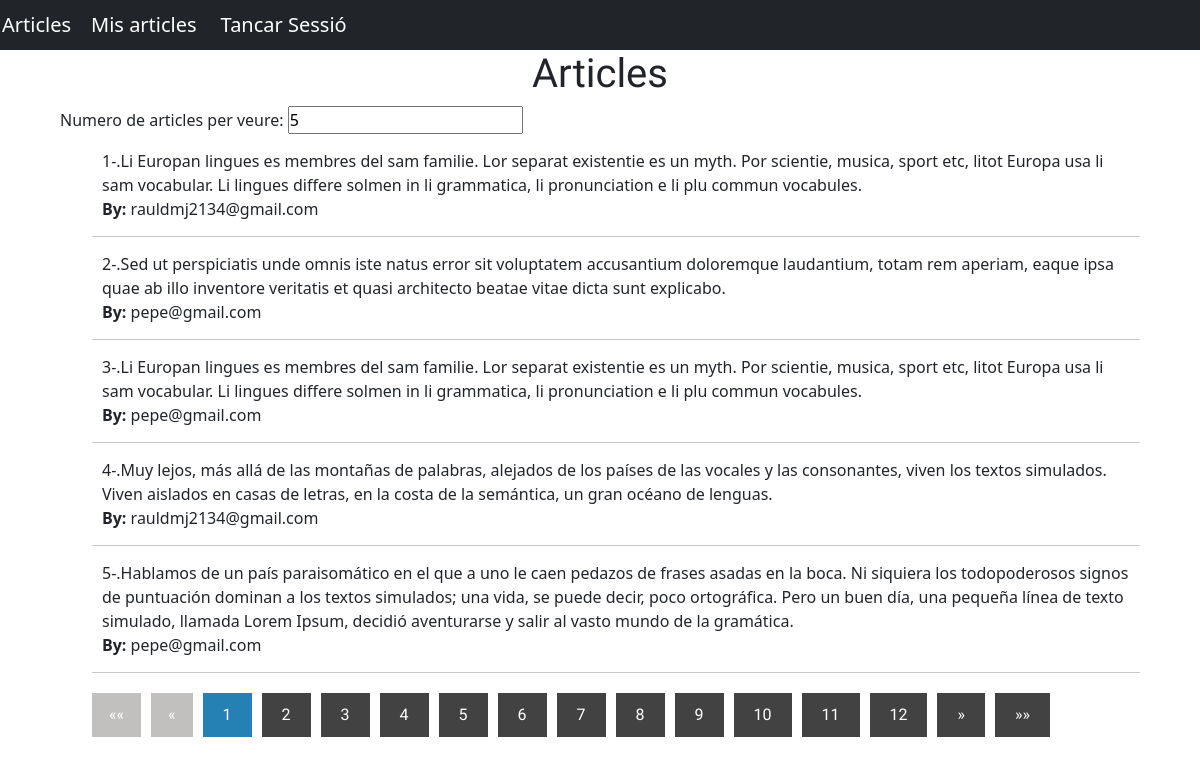
Page /model/index.php (signed in) on the earlier database version.
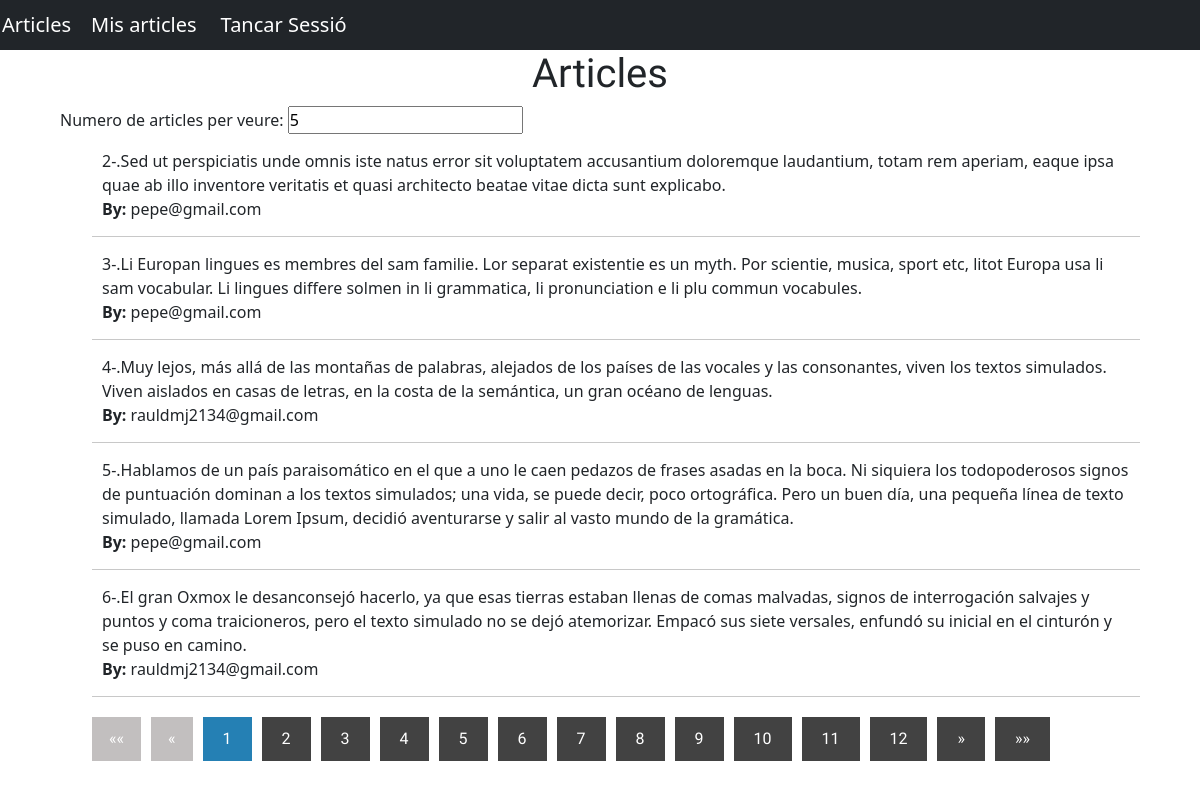
Same page on the later database version.
### tables this page shows
CREATE TABLE `articles` (
  `id` int(11) NOT NULL,
  `article` text NOT NULL,
  `autor` varchar(50) NOT NULL
);

### controlador/controlador.php (called while the page is built, shortened)
<?php
function conDB(){
    $con= new PDO('mysql:host=localhost;dbname=pt05_raul_de_mingo', 'root', '');
    return $con;
}
function numPagina(){
    $con = conDB();
    $stt= $con->prepare('SELECT * FROM articles');
    $stt->execute();
    $articles = $stt->fetchAll();
    $totalArticles= count($articles);
    $numArtPag=5;
    return ceil($totalArticles/$numArtPag);
}
?>

### model/index.php (the view, shortened to what this page needs)
<?php
include_once "../controlador/controlador.php";
function mostrar(){
    if(!isset($_GET["article"])){
        $numArtPag=5;
        $numId=0;
    }else{
        $numArtPag=intval($_GET["article"]);
        $numId=(intval($_GET["page"])-1)*intval($numArtPag);
    }
    $articles=[];
    try{
        $con = conDB();
        $stt= $con->prepare('SELECT * FROM articles WHERE id>?');
        $stt->execute([$numId]);
        $articles = $stt->fetchAll();
    }catch(PDOException $e){
        echo $e;
    }
    $lista="";
    $i=0;
    if(isset($_SESSION["email"]))$email=$_SESSION["email"];
    else $email="";
    foreach($articles as $article){
        if($i<$numArtPag ) {
            if(strcmp($email,$article["autor"]))
            $lista .="<form action='../controlador/DUBD.php' method='post'><li>".$article["id"]."-.".$article["article"]." <br><strong>By:</strong> ".$article["autor"]."</li></form>" ;
            else $lista .="<li>".$article["id"]."-.".$article["article"]." <br><strong>By:</strong> ".$article["autor"]."</li>" ;;
        }else break;
        $i++;
    }
    echo $lista;
}
function mostrarNumPag(){
    if(!isset($_GET["page"])){
        $numPagActual=1;
        $numArticles=5;
    }else{
        $numPagActual=intval($_GET["page"]);
        $numArticles=intval($_GET["article"]);
    }
    $text="";
    if($numPagActual==1){
        $text.='<li class="disabled">&laquo;&laquo;</li>';
        $text.='<li class="disabled">&laquo;</li>';
    }elseif($numPagActual!=1){
        $text.='<li class="enabled"><a href="../model/index.php?page=1&article='.$_GET["article"].'">&laquo;&laquo;</a></li>';
        $text.='<li class="enabled"><a href="../model/index.php?page='.($numPagActual-1).'&article='.$numArticles.'">&laquo;</a></li>';
    }
    for($i=1;$i<numPagina()+1;$i++){
        if($numPagActual==$i){
            $text.='<li class="active"><a href="../model/index.php?page='.$i.'&article='.$numArticles.'">'.$i.'</a></li>';
        }else $text.='<li><a href="../model/index.php?page='.$i.'&article='.$numArticles.'">'.$i.'</a></li>';
    }
    if($numPagActual==numPagina()){
        $text.='<li class="disabled">&raquo;</li>';
        $text.='<li class="disabled">&raquo;&raquo;</li>';
    }else {
        $text.='<li class="enabled"><a href="../model/index.php?page='.($numPagActual+1).'&article='.$numArticles.'">&raquo;</a></li>';
        $text.='<li class="enabled"><a href="../model/index.php?page='.numPagina().'&article='.$numArticles.'">&raquo;&raquo;</a></li>';
    }
    echo $text;
}
require '../vista/index.vista.php';
?>

Differences in the rows shown:
removed articles: id "1", article "Li Europan lingues es membres del sam familie. Lor separat existentie es un myth. Por scientie, musica, sport etc, litot Europa usa li sam vocabular. Li lingues differe solmen in li grammatica, li pronunciation e li plu commun vocabules.", autor "rauldmj2134@gmail.com", shown under "Articles"
now on this page (row unchanged): articles: id "6", article "El gran Oxmox le desanconsejó hacerlo, ya que esas tierras estaban llenas de comas malvadas, signos de interrogación salvajes y puntos y coma traicioneros, pero el texto simulado no se dejó atemorizar. Empacó sus siete versales, enfundó su inicial en el cinturón y se puso en camino.", autor "rauldmj2134@gmail.com", shown under "Articles"
